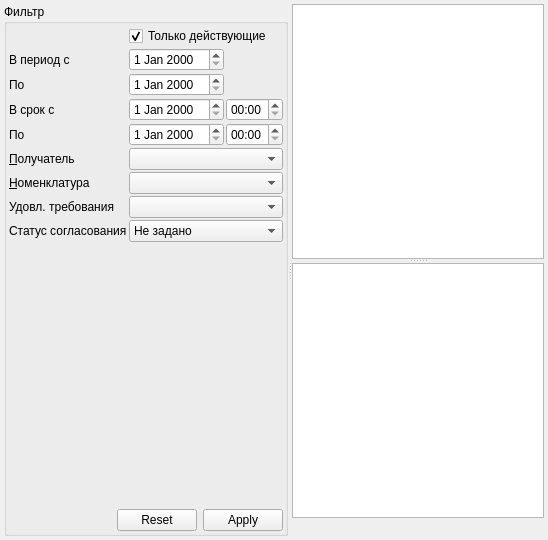
     <widget class="QWidget" name="tabMyRequisitions">
      <attribute name="title">
       <string>Мои требования</string>
      </attribute>
      <layout class="QGridLayout" name="gridLayout_6">
       <property name="margin">
        <number>4</number>
       </property>
       <property name="spacing">
        <number>4</number>
       </property>
       <item row="0" column="0">
        <widget class="QSplitter" name="splitterMRs">
         <property name="orientation">
          <enum>Qt::Horizontal</enum>
         </property>
         <property name="childrenCollapsible">
          <bool>false</bool>
         </property>
         <widget class="QGroupBox" name="grpMRFilter">
          <property name="title">
           <string>Фильтр</string>
          </property>
          <layout class="QGridLayout" name="gridLayout_5">
           <property name="margin">
            <number>2</number>
           </property>
           <property name="spacing">
            <number>2</number>
           </property>
           <item row="1" column="0">
            <widget class="QLabel" name="lblMRsFilterBegDate">
             <property name="sizePolicy">
              <sizepolicy hsizetype="Maximum" vsizetype="Preferred">
               <horstretch>0</horstretch>
               <verstretch>0</verstretch>
              </sizepolicy>
             </property>
             <property name="text">
              <string>В период с</string>
             </property>
            </widget>
           </item>
           <item row="1" column="1">
            <widget class="CDateEdit" name="edtMRsFilterBegDate">
             <property name="sizePolicy">
              <sizepolicy hsizetype="Maximum" vsizetype="Fixed">
               <horstretch>0</horstretch>
               <verstretch>0</verstretch>
              </sizepolicy>
             </property>
            </widget>
           </item>
           <item row="2" column="0">
            <widget class="QLabel" name="lblMRsFilterEndDate">
             <property name="sizePolicy">
              <sizepolicy hsizetype="Maximum" vsizetype="Preferred">
               <horstretch>0</horstretch>
               <verstretch>0</verstretch>
              </sizepolicy>
             </property>
             <property name="text">
              <string>По</string>
             </property>
             <property name="buddy">
              <cstring>edtMRsFilterEndDate</cstring>
             </property>
            </widget>
           </item>
           <item row="2" column="1">
            <widget class="CDateEdit" name="edtMRsFilterEndDate">
             <property name="sizePolicy">
              <sizepolicy hsizetype="Maximum" vsizetype="Fixed">
               <horstretch>0</horstretch>
               <verstretch>0</verstretch>
              </sizepolicy>
             </property>
            </widget>
           </item>
           <item row="5" column="0">
            <widget class="QLabel" name="lblMRsFilterOrgStructure">
             <property name="sizePolicy">
              <sizepolicy hsizetype="Maximum" vsizetype="Preferred">
               <horstretch>0</horstretch>
               <verstretch>0</verstretch>
              </sizepolicy>
             </property>
             <property name="text">
              <string>&amp;Получатель</string>
             </property>
             <property name="buddy">
              <cstring>cmbMRsFilterOrgStructure</cstring>
             </property>
            </widget>
           </item>
           <item row="9" column="0">
            <spacer name="verticalSpacer_3">
             <property name="orientation">
              <enum>Qt::Vertical</enum>
             </property>
             <property name="sizeHint" stdset="0">
              <size>
               <width>20</width>
               <height>265</height>
              </size>
             </property>
            </spacer>
           </item>
           <item row="3" column="1">
            <widget class="CDateEdit" name="edtMRsFilterBegDeadlineDate">
             <property name="sizePolicy">
              <sizepolicy hsizetype="Maximum" vsizetype="Fixed">
               <horstretch>0</horstretch>
               <verstretch>0</verstretch>
              </sizepolicy>
             </property>
            </widget>
           </item>
           <item row="4" column="1">
            <widget class="CDateEdit" name="edtMRsFilterEndDeadlineDate">
             <property name="sizePolicy">
              <sizepolicy hsizetype="Maximum" vsizetype="Fixed">
               <horstretch>0</horstretch>
               <verstretch>0</verstretch>
              </sizepolicy>
             </property>
            </widget>
           </item>
           <item row="3" column="0">
            <widget class="QLabel" name="lblMRsFilterBegDeadlineDate">
             <property name="text">
              <string>В срок с</string>
             </property>
             <property name="buddy">
              <cstring>edtMRsFilterBegDeadlineDate</cstring>
             </property>
            </widget>
           </item>
           <item row="4" column="0">
            <widget class="QLabel" name="lblMRsFilterEndDeadlineDate">
             <property name="sizePolicy">
              <sizepolicy hsizetype="Maximum" vsizetype="Preferred">
               <horstretch>0</horstretch>
               <verstretch>0</verstretch>
              </sizepolicy>
             </property>
             <property name="text">
              <string>По</string>
             </property>
             <property name="buddy">
              <cstring>edtMRsFilterEndDeadlineDate</cstring>
             </property>
            </widget>
           </item>
           <item row="1" column="2">
            <spacer name="horizontalSpacer_15">
             <property name="orientation">
              <enum>Qt::Horizontal</enum>
             </property>
             <property name="sizeHint" stdset="0">
              <size>
               <width>40</width>
               <height>20</height>
              </size>
             </property>
            </spacer>
           </item>
           <item row="4" column="2">
            <widget class="QTimeEdit" name="edtMRsFilterEndDeadlineTime">
             <property name="sizePolicy">
              <sizepolicy hsizetype="Maximum" vsizetype="Fixed">
               <horstretch>0</horstretch>
               <verstretch>0</verstretch>
              </sizepolicy>
             </property>
             <property name="displayFormat">
              <string>HH:mm</string>
             </property>
             <property name="calendarPopup">
              <bool>false</bool>
             </property>
            </widget>
           </item>
           <item row="3" column="2">
            <widget class="QTimeEdit" name="edtMRsFilterBegDeadlineTime">
             <property name="sizePolicy">
              <sizepolicy hsizetype="Maximum" vsizetype="Fixed">
               <horstretch>0</horstretch>
               <verstretch>0</verstretch>
              </sizepolicy>
             </property>
             <property name="displayFormat">
              <string>HH:mm</string>
             </property>
             <property name="calendarPopup">
              <bool>false</bool>
             </property>
            </widget>
           </item>
           <item row="2" column="2">
            <spacer name="horizontalSpacer_16">
             <property name="orientation">
              <enum>Qt::Horizontal</enum>
             </property>
             <property name="sizeHint" stdset="0">
              <size>
               <width>40</width>
               <height>20</height>
              </size>
             </property>
            </spacer>
           </item>
           <item row="6" column="0">
            <widget class="QLabel" name="lblMRsFilterNomenclature">
             <property name="text">
              <string>&amp;Номенклатура</string>
             </property>
             <property name="buddy">
              <cstring>cmbMRsFilterNomenclature</cstring>
             </property>
            </widget>
           </item>
           <item row="6" column="1" colspan="2">
            <widget class="CNomenclatureComboBox" name="cmbMRsFilterNomenclature">
             <property name="sizePolicy">
              <sizepolicy hsizetype="Expanding" vsizetype="Fixed">
               <horstretch>0</horstretch>
               <verstretch>0</verstretch>
              </sizepolicy>
             </property>
            </widget>
           </item>
           <item row="5" column="1" colspan="2">
            <widget class="CStorageComboBox" name="cmbMRsFilterOrgStructure">
             <property name="sizePolicy">
              <sizepolicy hsizetype="Expanding" vsizetype="Fixed">
               <horstretch>0</horstretch>
               <verstretch>0</verstretch>
              </sizepolicy>
             </property>
            </widget>
           </item>
           <item row="10" column="0" colspan="3">
            <layout class="QHBoxLayout" name="horizontalLayout_4">
             <item>
              <spacer name="horizontalSpacer_10">
               <property name="orientation">
                <enum>Qt::Horizontal</enum>
               </property>
               <property name="sizeHint" stdset="0">
                <size>
                 <width>40</width>
                 <height>20</height>
                </size>
               </property>
              </spacer>
             </item>
             <item>
              <widget class="CApplyResetDialogButtonBox" name="bbxMRsFilter">
               <property name="sizePolicy">
                <sizepolicy hsizetype="Maximum" vsizetype="Fixed">
                 <horstretch>0</horstretch>
                 <verstretch>0</verstretch>
                </sizepolicy>
               </property>
               <property name="standardButtons">
                <set>QDialogButtonBox::Apply|QDialogButtonBox::Reset</set>
               </property>
              </widget>
             </item>
            </layout>
           </item>
           <item row="0" column="1" colspan="2">
            <widget class="QCheckBox" name="chkMRsFilterOnlyActive">
             <property name="text">
              <string>Только действующие</string>
             </property>
             <property name="checked">
              <bool>true</bool>
             </property>
            </widget>
           </item>
           <item row="7" column="0">
            <widget class="QLabel" name="lblMRsFilterSatisfied">
             <property name="text">
              <string>Удовл. требования</string>
             </property>
            </widget>
           </item>
           <item row="7" column="1" colspan="2">
            <widget class="QComboBox" name="cmbMRsFilterSatisfied"/>
           </item>
           <item row="8" column="0">
            <widget class="QLabel" name="lblMRsFilterAgreement">
             <property name="text">
              <string>Статус согласования</string>
             </property>
            </widget>
           </item>
           <item row="8" column="1" colspan="2">
            <widget class="QComboBox" name="cmbMRsFilterAgreement">
             <item>
              <property name="text">
               <string>Не задано</string>
              </property>
             </item>
             <item>
              <property name="text">
               <string>Не согласовано</string>
              </property>
             </item>
             <item>
              <property name="text">
               <string>Согласовано</string>
              </property>
             </item>
             <item>
              <property name="text">
               <string>Отклонено</string>
              </property>
             </item>
            </widget>
           </item>
          </layout>
         </widget>
         <widget class="QWidget" name="pnlMRs" native="true">
          <layout class="QGridLayout" name="gridLayout_10">
           <property name="margin">
            <number>0</number>
           </property>
           <property name="spacing">
            <number>4</number>
           </property>
           <item row="0" column="0">
            <widget class="QSplitter" name="splitterMRsContent">
             <property name="orientation">
              <enum>Qt::Vertical</enum>
             </property>
             <property name="childrenCollapsible">
              <bool>false</bool>
             </property>
             <widget class="CExtendedSelectionTableView" name="tblMRs"/>
             <widget class="CExtendedSelectionTableView" name="tblMRContent"/>
            </widget>
           </item>
           <item row="1" column="0">
            <widget class="QLabel" name="lblMRs">
             <property name="sizePolicy">
              <sizepolicy hsizetype="Expanding" vsizetype="Fixed">
               <horstretch>0</horstretch>
               <verstretch>0</verstretch>
              </sizepolicy>
             </property>
             <property name="frameShape">
              <enum>QFrame::NoFrame</enum>
             </property>
             <property name="frameShadow">
              <enum>QFrame::Plain</enum>
             </property>
             <property name="text">
              <string/>
             </property>
            </widget>
           </item>
          </layout>
         </widget>
        </widget>
       </item>
      </layout>
     </widget>
